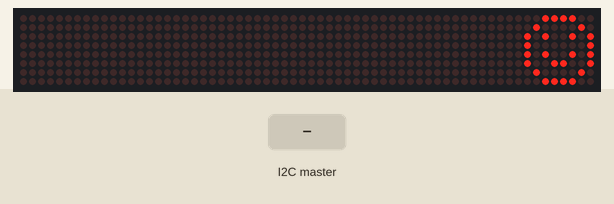
Bench run of a program on a simulated Arduino Uno, built with avr-gcc and run on an emulated ATmega328P. Shown: 64×8 LED matrix. The test bench sets the inputs (shaded band).

Above: at 1.2 s.
1.3 s: the I2C master sends the byte 1
At 1.8 s:
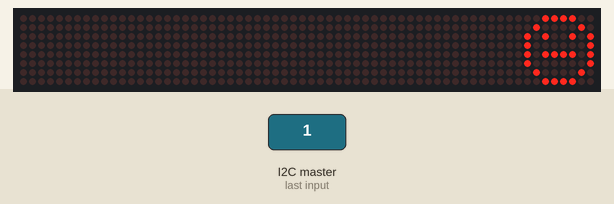
3.5 s: the I2C master sends the byte 2
At 3.9 s:
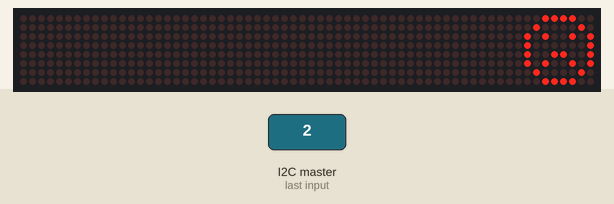
5.5 s: the I2C master sends the byte 90
At 5.9 s:
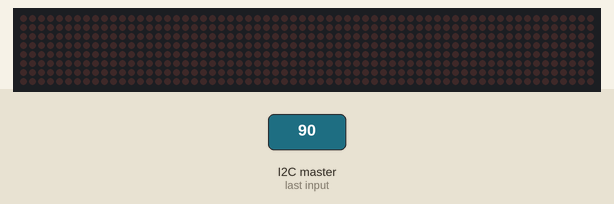
7.5 s: the I2C master sends the byte 200
At 7.9 s:
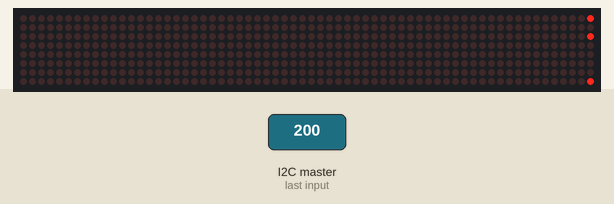
Timing chart, 0 to 10.5 s (numbered marks = the images above; inputs shaded):
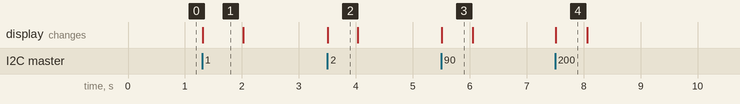

The program:

main.cpp
```cpp
#include "Maps.h"

void setup(){
  lc.shutdown(0,false);       //The MAX72XX is in power-saving mode on startup
  lc.setIntensity(0,5);      // Set the brightness to maximum value
  lc.clearDisplay(0);         // and clear the display

  Wire.begin(4); // Join I2C bus with adress #4
  Wire.onReceive(recieveEvent); // Send command
  Serial.begin(9600);
}

void loop(){
  printByte(ledImages[0]);

  delay(1000);
}

void recieveEvent(int i){
  int icon = Wire.read(); // Recieve the icon for state (0, 1, or 2)
  printByte(ledImages[icon]); // Send along icon to print image
}
```

Maps.h
```cpp
#include <Arduino.h>
#include <LedControl.h>
#include <Wire.h>
#include <SPI.h>

int DIN = 10; // DIN pin for MAX7219 module
int CS =  11; // CS pin for MAX7219 module
int CLK = 12; // CLK pin for MAX7219 module

LedControl lc=LedControl(DIN,CLK,CS,0);

byte ledImages[][8] = {
    {
        0x3C,0x42,0xA5,0x81,0xA5,0x99,0x42,0x3C
    },{
        0x3C,0x42,0xA5,0x81,0xBD,0x81,0x42,0x3C
    },{
        0x3C,0x42,0xA5,0x81,0x99,0xA5,0x42,0x3C
    }
};

byte newIcons[][8] = {
    { 0xFF,0x42,0x24,0x18,0x18,0x24,0x42,0xFF }, // Hourglass
    { 0x18,0x18,0x18,0x18,0x18,0x00,0x18,0x18 }, // Exclamtion mark
    { 0x00,0x00,0x00,0xFF,0x81,0x42,0x24,0xFF }, // Cup
    { 0x00,0x00,0x00,0xFF,0x81,0x42,0x3C,0xFF }, // Cup 2
    { 0x00,0x00,0x00,0xFF,0x81,0x7E,0x3C,0xFF }, // Cup 3
    { 0x00,0x00,0x00,0xFF,0xFF,0x7E,0x3C,0xFF } // Cup 4
};

void printByte(byte character [])
{
  int i = 0;
  for(i=0;i<8;i++)
  {
    lc.setRow(0,i,character[i]);
  }
};
```

Measured:
- after the input at 1.3 s, the display: changes at once (image 1)
- after the input at 3.5 s, the display: changes at once (image 2)
- after the input at 5.5 s, the display: changes at once (image 3)
- after the input at 7.5 s, the display: changes at once (image 4)
- what the display in image 1 shows lasts 0.7 s, from 1.3 s to 2.0 s
- what the display in image 2 shows lasts 0.5 s, from 3.5 s to 4.0 s
- what the display in image 4 shows lasts 0.6 s, from 7.5 s to 8.1 s
